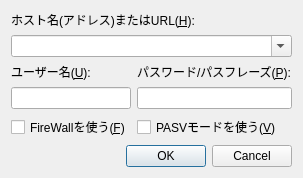
<?xml version="1.0" encoding="UTF-8"?>
<ui version="4.0">
 <class>HostQuickDialog</class>
 <widget class="QDialog" name="HostQuickDialog">
  <property name="geometry">
   <rect>
    <x>0</x>
    <y>0</y>
    <width>288</width>
    <height>176</height>
   </rect>
  </property>
  <property name="windowTitle">
   <string>接続先</string>
  </property>
  <layout class="QVBoxLayout" name="verticalLayout_2">
   <item>
    <layout class="QVBoxLayout" name="verticalLayout">
     <item>
      <widget class="QLabel" name="label_1">
       <property name="text">
        <string>ホスト名(アドレス)またはURL(&amp;H):</string>
       </property>
       <property name="buddy">
        <cstring>comboBox_Host</cstring>
       </property>
      </widget>
     </item>
     <item>
      <widget class="QComboBox" name="comboBox_Host">
       <property name="editable">
        <bool>true</bool>
       </property>
      </widget>
     </item>
    </layout>
   </item>
   <item>
    <layout class="QGridLayout" name="gridLayout">
     <item row="0" column="0">
      <widget class="QLabel" name="label_2">
       <property name="text">
        <string>ユーザー名(&amp;U):</string>
       </property>
       <property name="buddy">
        <cstring>lineEdit_Username</cstring>
       </property>
      </widget>
     </item>
     <item row="0" column="1">
      <widget class="QLabel" name="label_3">
       <property name="text">
        <string>パスワード/パスフレーズ(&amp;P):</string>
       </property>
       <property name="buddy">
        <cstring>lineEdit_Password</cstring>
       </property>
      </widget>
     </item>
     <item row="1" column="0">
      <widget class="QLineEdit" name="lineEdit_Username">
       <property name="maxLength">
        <number>80</number>
       </property>
      </widget>
     </item>
     <item row="1" column="1">
      <widget class="QLineEdit" name="lineEdit_Password">
       <property name="maxLength">
        <number>80</number>
       </property>
       <property name="echoMode">
        <enum>QLineEdit::EchoMode::Password</enum>
       </property>
      </widget>
     </item>
     <item row="2" column="0">
      <widget class="QCheckBox" name="checkBox_Firewall">
       <property name="text">
        <string>FireWallを使う(&amp;F)</string>
       </property>
      </widget>
     </item>
     <item row="2" column="1">
      <widget class="QCheckBox" name="checkBox_PASV">
       <property name="text">
        <string>PASVモードを使う(&amp;V)</string>
       </property>
      </widget>
     </item>
    </layout>
   </item>
   <item>
    <widget class="QDialogButtonBox" name="buttonBox">
     <property name="standardButtons">
      <set>QDialogButtonBox::StandardButton::Cancel|QDialogButtonBox::StandardButton::Ok</set>
     </property>
    </widget>
   </item>
   <item>
    <spacer name="verticalSpacer">
     <property name="orientation">
      <enum>Qt::Orientation::Vertical</enum>
     </property>
     <property name="sizeHint" stdset="0">
      <size>
       <width>20</width>
       <height>0</height>
      </size>
     </property>
    </spacer>
   </item>
  </layout>
 </widget>
 <resources/>
 <connections>
  <connection>
   <sender>buttonBox</sender>
   <signal>accepted()</signal>
   <receiver>HostQuickDialog</receiver>
   <slot>accept()</slot>
   <hints>
    <hint type="sourcelabel">
     <x>143</x>
     <y>148</y>
    </hint>
    <hint type="destinationlabel">
     <x>143</x>
     <y>87</y>
    </hint>
   </hints>
  </connection>
  <connection>
   <sender>buttonBox</sender>
   <signal>rejected()</signal>
   <receiver>HostQuickDialog</receiver>
   <slot>reject()</slot>
   <hints>
    <hint type="sourcelabel">
     <x>143</x>
     <y>148</y>
    </hint>
    <hint type="destinationlabel">
     <x>143</x>
     <y>87</y>
    </hint>
   </hints>
  </connection>
 </connections>
</ui>
